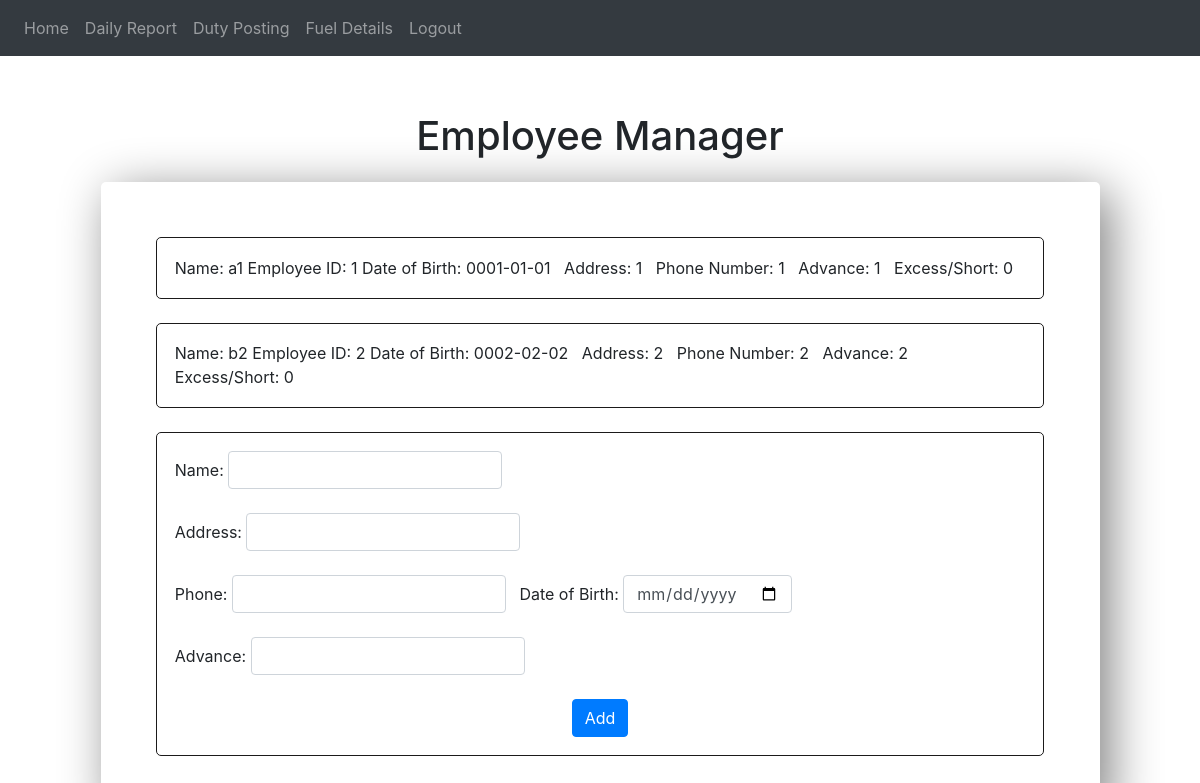
Screenshot of /employeemanager (signed in) with the database file from the repository.
### website/models.py (models this page shows)
class employee(db.Model):
    emp_id = db.Column(db.Integer, primary_key = True)
    name = db.Column(db.String(150))
    dob = db.Column(db.Date)
    address = db.Column(db.String(300))
    phone = db.Column(db.String(150))
    emp_id_sales = db.relationship('sales')
    emp_id_duty = db.relationship('duty_posting')
    excess_short = db.Column(db.Integer)
    advance = db.Column(db.Integer)

### website/views.py (the view, shortened to what this page needs)
@views.route('/employeemanager', methods=['GET','POST'])
@login_required
def employeemanager():
    name = request.form.get("name")
    dob = request.form.get("dob")
    address = request.form.get("address")
    phone = request.form.get("phone")
    advance = request.form.get("advance")
    employees = employee.query.all()
    return render_template("employeemanager.html", user=current_user, employees = employees)

### website/templates/employeemanager.html (shortened to what this page needs)
{% extends 'base.html' %}
{% block content %}
<h1 align="center" style="margin-top: 5%;">Employee Manager</h1>
<div
      style="margin: 5%; margin-top: 2%; border: black 2px; padding: 5%; border-radius: 5px; box-shadow: 10px 10px 50px grey">
      {% for employee in employees  %}
      <div style="border: solid rgb(27, 26, 26) 1px; border-radius: 5px; padding: 2%;">
            Name:&nbsp;{{employee.name}}
            Employee ID:&nbsp;{{employee.emp_id}}
            Date of Birth:&nbsp;{{employee.dob}}&nbsp;&nbsp;
            Address:&nbsp;{{employee.address}}&nbsp;&nbsp;
            Phone Number:&nbsp;{{employee.phone}}&nbsp;&nbsp;
            Advance:&nbsp;{{employee.advance}}&nbsp;&nbsp;
            Excess/Short:&nbsp;{{employee.excess_short}}&nbsp;&nbsp;
      </div>
      <br>
      {% endfor %}
      <div style="border: solid rgb(27, 26, 26) 1px; border-radius: 5px; padding: 2%;">
            <form method="POST">
                  <div class="form-inline">
            Name:&nbsp;<input type="text" class="form-control" id="name" name="name">&nbsp;&nbsp;
            </div>
            <br>
            <div class="form-inline">
            Address:&nbsp;<input type="textarea" class="form-control" id="address" name="address">&nbsp;&nbsp;
      </div><br><div class="form-inline">
            Phone:&nbsp;<input type="text" class="form-control" id="phone" name="phone">&nbsp;&nbsp;
            Date of Birth:&nbsp;<input type="date" class="form-control" id="dob" name="dob">&nbsp;&nbsp;
      </div><br><div class="form-inline">
            Advance:&nbsp;<input type="text" class="form-control" id="advance" name="advance">&nbsp;&nbsp;
            </div>
            <br>
            <div align="center">
            <button type="submit" class="btn btn-primary">Add</button>
            </div></form>
      </div>
</div>
{% endblock %}

### rows the page displays
employee: name "a1", emp_id "1", dob "0001-01-01", address "1", phone "1", advance "1", excess_short "0"
employee: name "b2", emp_id "2", dob "0002-02-02", address "2", phone "2", advance "2", excess_short "0"
